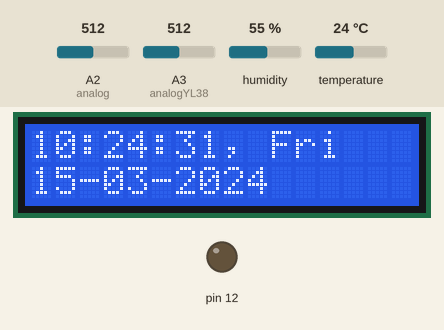
A sketch run on a simulated Arduino Uno, built with avr-gcc and run on an emulated ATmega328P. Shown: 16×2 character LCD, output pins drawn as LEDs (lit = HIGH). Dashed ring = blinking. Inputs (shaded band) come from the test bench; at power-on: A3 (analogYL38) = 512, A2 (analog) = 512, humidity 55 %, temperature 24 °C. The local clock reads 2024-03-15 10:24:30 at power-on unless the sketch sets it.

Above: at 1.2 s.
1.3 s: A3 (analogYL38) set to 696
At 3.6 s:
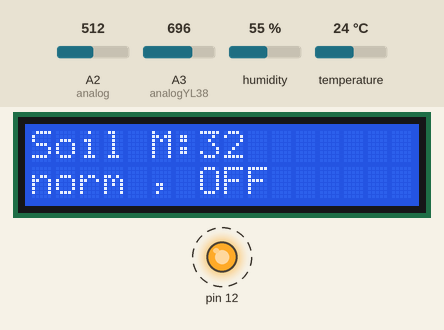
9.4 s: A3 (analogYL38) set to 713
At 11.7 s:
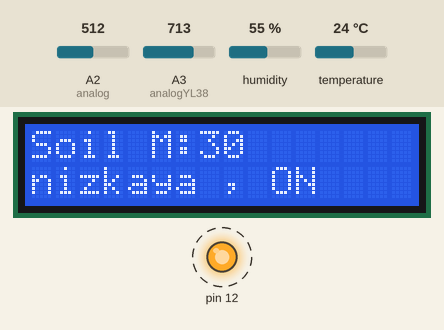
17.5 s: A2 (analog) set to 886
At 26.8 s:
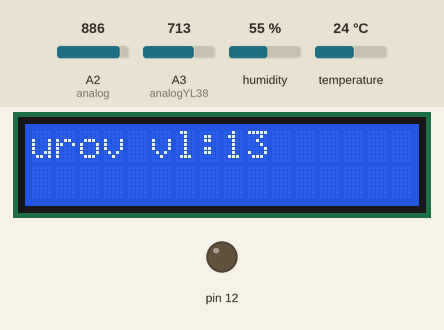
28.0 s: A2 (analog) set to 913
At 36.8 s:
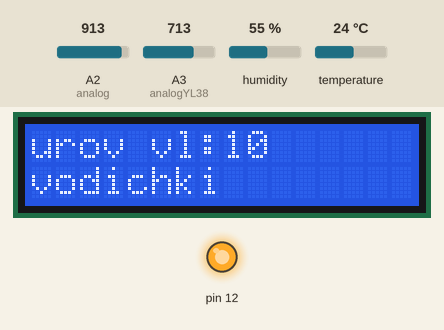
41.6 s: humidity set to 22 %
At 51.3 s:
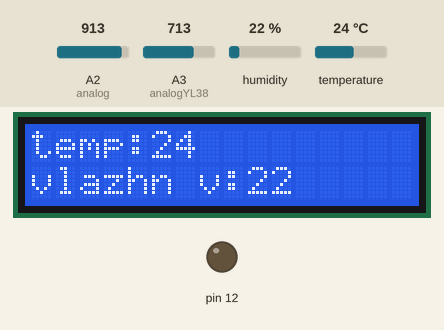
Timing chart, 0 to 52.8 s (numbered marks = the images above; inputs shaded):
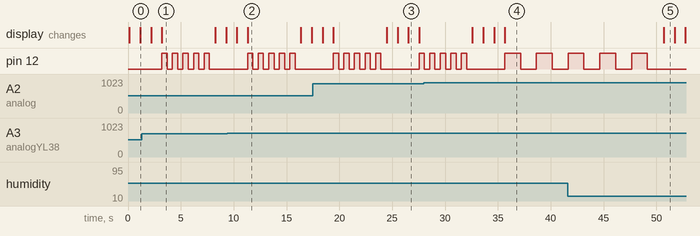

Measured:
- the behaviour switches between 705 and 706 on A3 (analogYL38) (found by bisection; images 1 and 2)
- the behaviour switches between 904 and 905 on A2 (analog) (found by bisection; images 3 and 4)
- after the input at 9.4 s, the display: first differs from a run without the input after 1.9 s (image 2)
- what the display in image 1 shows lasts 5.0 s, from 3.2 s to 8.2 s
- what the display in image 3 shows lasts 1.0 s, from 26.5 s to 27.5 s

The sketch:

ArduinoCode.ino
```cpp
#include <Wire.h> // подключение библиотеки, используется для связи микроконтроллера с устройствами и модулями через интерфейс I2C
#include "DHT.h" // подключение библиотеки, предназначена для работы с датчиками температуры и влажности DHT 22
#include <iarduino_RTC.h> // подключение библиотеки, позволяет читать и записывать время RTC модулей на базе чипов DS1302
#include <LiquidCrystal_I2C.h> // подключение библиотеки, предназначена для работы по 8-битному (4-битному) параллельному интерфейс, для дисплея, подключенного по шине I2C

LiquidCrystal_I2C _lcd1(0x20, 16, 2); // адрес дисплея, количество символов в строке, количество строк
int analogYL38 = PC3;
int analog = PC2;// A3 - контакт, к которому подключен YL-38
//создаём переменную для хранения значения влажности
#define DHTPIN PD4
#define DHTTYPE DHT11
int t, h, val2, z, val, i;

DHT dht1(DHTPIN, DHTTYPE); // переопределение названия датчика
iarduino_RTC RTC1(RTC_DS1302, 11, 9, 10);

String _RTC1_GetTime1_StrOut;
void setup()
{
  pinMode(12, OUTPUT); // настраиваем контакт №12 на выход красного светодиода
  pinMode(analogYL38, INPUT);
  Wire.begin(); // инициализирует библиотеку Wire и подключается к шине I2C
  dht1.begin();// инициализация ЖКИ
  delay(10); // задержка 10 мс
  _lcd1.init(); // инициализация ЖКИ
   _lcd1.clear(); // очистка дисплея
  _lcd1.setCursor(0, 0); // установка курсора на первую строку первый ряд для вывода информации
  _lcd1.print("Starting");
  RTC1.begin(); // инициализация RTC
 // RTC1.period(1); // устанавливает минимальный период обращения к модулю (в минутах)
  _lcd1.backlight(); //включение подсветки ЖКИ


}

void loop()
{
 h = dht1.readHumidity();
 t = dht1.readTemperature();// чтение данных с датчика DHT22
  if (t < 20) { digitalWrite(PD2, HIGH); // включение подогрева
      }
  else { digitalWrite(PD2, LOW); }

  _lcd1.clear(); // очистка дисплея
  _lcd1.setCursor(0, 0); // установка курсора на первую строку первый ряд для вывода информации
  _lcd1.print("temp:");
  _lcd1.print(t);// вывод "temp" и значения температуры с датчика DHT22 через функцию, определяющую, с какой точностью будут выведены показания
  _lcd1.setCursor(0, 1); // установка курсора на вторую строку первый ряд для вывода информации
  _lcd1.print("vlazhn v:");
  _lcd1.print(h); // вывод "vlazhn v" и значения влажности с датчика DHT22 через функцию, определяющую, с какой точностью будут выведены показания

  delay(1000); // задержка 2 с
  _lcd1.clear(); // очистка дисплея
  _lcd1.setCursor(0, 0); // установка курсора на первую строку первый ряд для вывода информации
  _RTC1_GetTime1_StrOut = RTC1.gettime("H:i:s, D");// запрос данных с RTC
  _lcd1.print(_RTC1_GetTime1_StrOut);  // вывод на ЖКИ времени в формате "чч:мм:сс" и дня недели в сокращенном формате, состоящего из трех букв
  _lcd1.setCursor(0, 1); // установка курсора на вторую строку первый ряд для вывода информации
  _RTC1_GetTime1_StrOut = RTC1.gettime("d-m-Y"); // запрос данных с RTC
  _lcd1.print(_RTC1_GetTime1_StrOut);// вывод на ЖКИ даты в формате "дд-мм-гггг"

   val2 = analogRead(analog);
  delay(1000); // задержка 2 с
  _lcd1.clear(); // очистка дисплея
  _lcd1.setCursor(0, 0); // установка курсора на первую строку первый ряд для вывода информации
  _lcd1.print("urov vl:" );// вывод "Soil M:"
   z = 100 - val2 / 10.24; // вычисление значения влажности
  _lcd1.print(z );// вывод значения влажности почвы с датчика YL-38

  delay(1000);
  if (val2 < 905) // если значение, считанное с датчика YL-38, меньше 30%
  { val = analogRead(analogYL38);//создаём переменную для хранения значения влажности // Считываем значение с контакта A3
_lcd1.clear(); // очистка дисплея
  _lcd1.setCursor(0, 0); // установка курсора на первую строку первый ряд для вывода информации
   _lcd1.print("Soil M:"); // вывод "Opasniy uroven"
    z = 100 - val / 10.24; // вычисление значения влажности
    _lcd1.print(z); // вывод "Opasniy uroven"

    if (val > 705) // если значение, считанное с датчика YL-38, меньше 30%
    {
      _lcd1.setCursor(0, 1); // установка курсора на вторую строку первый ряд для вывода информации
      _lcd1.print("nizkaya , ON"); // вывод "Opasniy uroven"
      for ( i = 0; i < 5; i++ ) // цикл для проигрывания мелодии
      {
        digitalWrite(12, HIGH); // установка высокого уровня напряжения на выводе 12 - светодиод
        delay( 500 ); // задержка 500 мс
        digitalWrite(12, LOW); // установка низкого уровня напряжения на выводе 12 - светодиод
        delay( 500 ); // задержка 500 мс
      }
    }
    else {
      _lcd1.setCursor(0, 1); // установка курсора на вторую строку первый ряд для вывода информации
      _lcd1.print("norm , OFF"); // вывод "Opasniy uroven"
      for ( i = 0; i < 5; i++ ) // цикл для проигрывания мелодии
      {
        digitalWrite(12, HIGH); // установка высокого уровня напряжения на выводе 12 - светодиод
        delay( 500 ); // задержка 500 мс
        digitalWrite(12, LOW); // установка низкого уровня напряжения на выводе 12 - светодиод
        delay( 500 ); // задержка 500 мс
      }
    }
  }
 else {
      _lcd1.setCursor(0, 1); // установка курсора на вторую строку первый ряд для вывода информации
      _lcd1.print("vodichki"); // вывод "Opasniy uroven"
      for ( i = 0; i < 5; i++ ) // цикл для проигрывания мелодии
      {
        digitalWrite(12, HIGH); // установка высокого уровня напряжения на выводе 12 - светодиод
        delay( 1500 ); // задержка 500 мс
        digitalWrite(12, LOW); // установка низкого уровня напряжения на выводе 12 - светодиод
        delay( 1500 ); // задержка 500 мс
      }
    }
}
```
